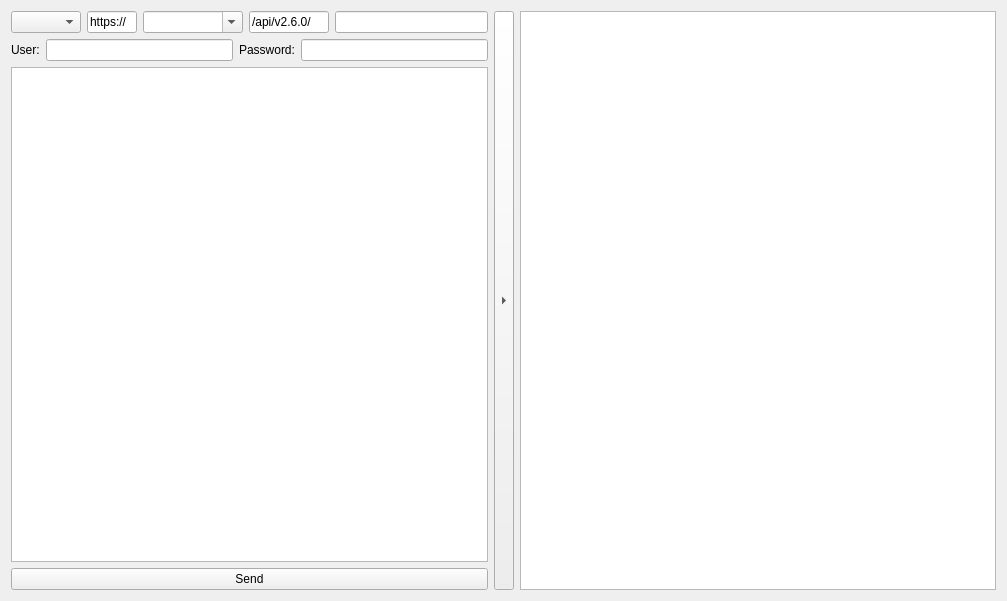
<?xml version="1.0" encoding="UTF-8"?>
<ui version="4.0">
 <class>MainWindow</class>
 <widget class="QMainWindow" name="MainWindow">
  <property name="geometry">
   <rect>
    <x>0</x>
    <y>0</y>
    <width>1007</width>
    <height>601</height>
   </rect>
  </property>
  <property name="windowTitle">
   <string>MainWindow</string>
  </property>
  <widget class="QWidget" name="centralwidget">
   <layout class="QHBoxLayout" name="horizontalLayout_7">
    <property name="leftMargin">
     <number>11</number>
    </property>
    <property name="topMargin">
     <number>11</number>
    </property>
    <property name="rightMargin">
     <number>11</number>
    </property>
    <property name="bottomMargin">
     <number>11</number>
    </property>
    <item>
     <layout class="QVBoxLayout" name="verticalLayout">
      <item>
       <layout class="QHBoxLayout" name="horizontalLayout_5">
        <item>
         <widget class="QComboBox" name="cbType">
          <property name="maximumSize">
           <size>
            <width>70</width>
            <height>16777215</height>
           </size>
          </property>
         </widget>
        </item>
        <item>
         <widget class="QLineEdit" name="leDomen">
          <property name="maximumSize">
           <size>
            <width>50</width>
            <height>16777215</height>
           </size>
          </property>
          <property name="text">
           <string>https://</string>
          </property>
         </widget>
        </item>
        <item>
         <widget class="QComboBox" name="cbServer">
          <property name="minimumSize">
           <size>
            <width>100</width>
            <height>0</height>
           </size>
          </property>
          <property name="editable">
           <bool>true</bool>
          </property>
         </widget>
        </item>
        <item>
         <widget class="QLineEdit" name="leVersion">
          <property name="maximumSize">
           <size>
            <width>80</width>
            <height>16777215</height>
           </size>
          </property>
          <property name="text">
           <string>/api/v2.6.0/</string>
          </property>
         </widget>
        </item>
        <item>
         <widget class="QLineEdit" name="leAPI"/>
        </item>
       </layout>
      </item>
      <item>
       <layout class="QHBoxLayout" name="horizontalLayout_4">
        <item>
         <widget class="QLabel" name="lblUserName">
          <property name="text">
           <string>User:</string>
          </property>
         </widget>
        </item>
        <item>
         <widget class="QLineEdit" name="leUserName">
          <property name="toolTip">
           <string>&lt;html&gt;&lt;head/&gt;&lt;body&gt;&lt;p&gt;UserName&lt;/p&gt;&lt;/body&gt;&lt;/html&gt;</string>
          </property>
         </widget>
        </item>
        <item>
         <widget class="QLabel" name="lblPassword">
          <property name="text">
           <string>Password:</string>
          </property>
         </widget>
        </item>
        <item>
         <widget class="QLineEdit" name="lePassword">
          <property name="toolTip">
           <string>&lt;html&gt;&lt;head/&gt;&lt;body&gt;&lt;p&gt;Password&lt;/p&gt;&lt;/body&gt;&lt;/html&gt;</string>
          </property>
         </widget>
        </item>
       </layout>
      </item>
      <item>
       <widget class="QTextEdit" name="teData">
        <property name="toolTip">
         <string>&lt;html&gt;&lt;head/&gt;&lt;body&gt;&lt;p&gt;PUT Json&lt;/p&gt;&lt;/body&gt;&lt;/html&gt;</string>
        </property>
       </widget>
      </item>
      <item>
       <widget class="QPushButton" name="btnSend">
        <property name="text">
         <string>Send</string>
        </property>
       </widget>
      </item>
     </layout>
    </item>
    <item>
     <widget class="QToolButton" name="btnExpand">
      <property name="sizePolicy">
       <sizepolicy hsizetype="Fixed" vsizetype="Expanding">
        <horstretch>0</horstretch>
        <verstretch>0</verstretch>
       </sizepolicy>
      </property>
      <property name="maximumSize">
       <size>
        <width>20</width>
        <height>16777215</height>
       </size>
      </property>
      <property name="text">
       <string>&gt;</string>
      </property>
      <property name="arrowType">
       <enum>Qt::RightArrow</enum>
      </property>
     </widget>
    </item>
    <item>
     <widget class="QTextEdit" name="teResult">
      <property name="font">
       <font>
        <family>Arial</family>
        <pointsize>10</pointsize>
       </font>
      </property>
      <property name="layoutDirection">
       <enum>Qt::LeftToRight</enum>
      </property>
      <property name="readOnly">
       <bool>true</bool>
      </property>
     </widget>
    </item>
   </layout>
  </widget>
 </widget>
 <resources/>
 <connections/>
</ui>
